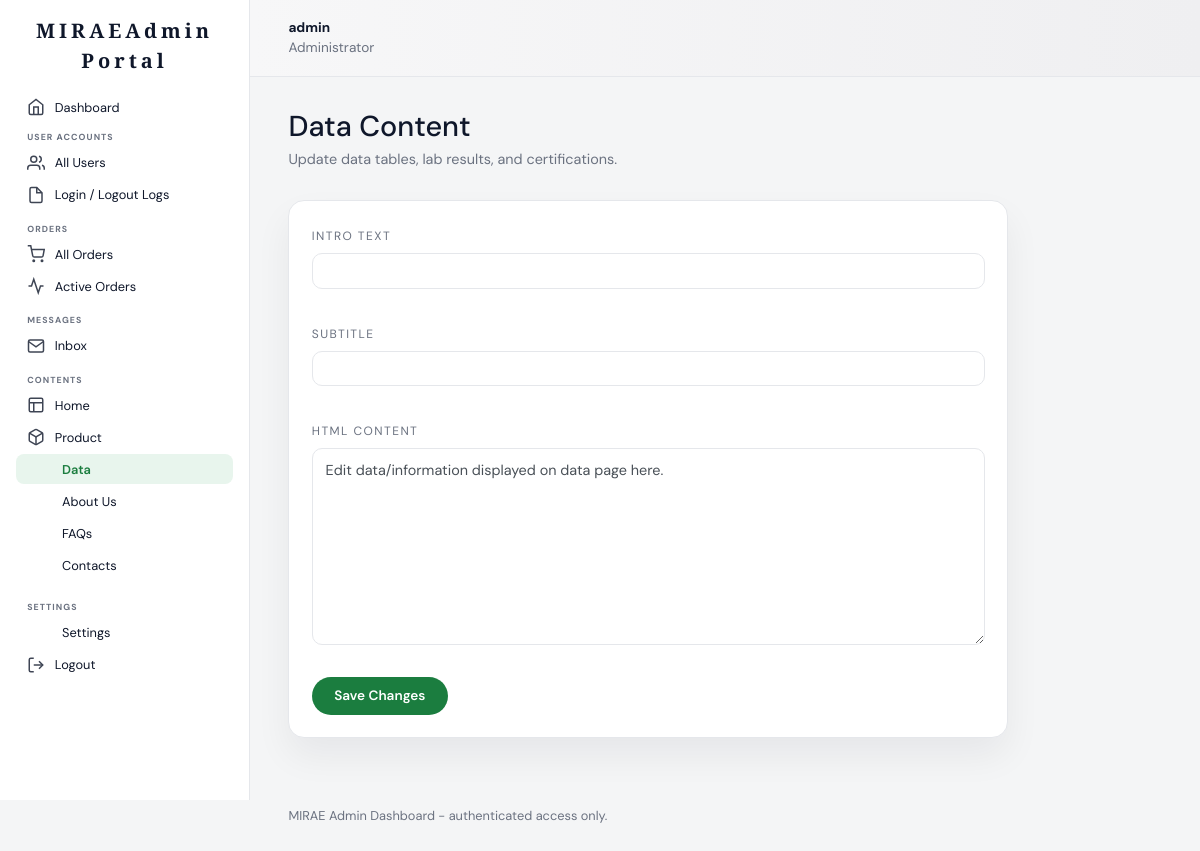
Before: /admin/content/data.php (signed in) with the older database file.
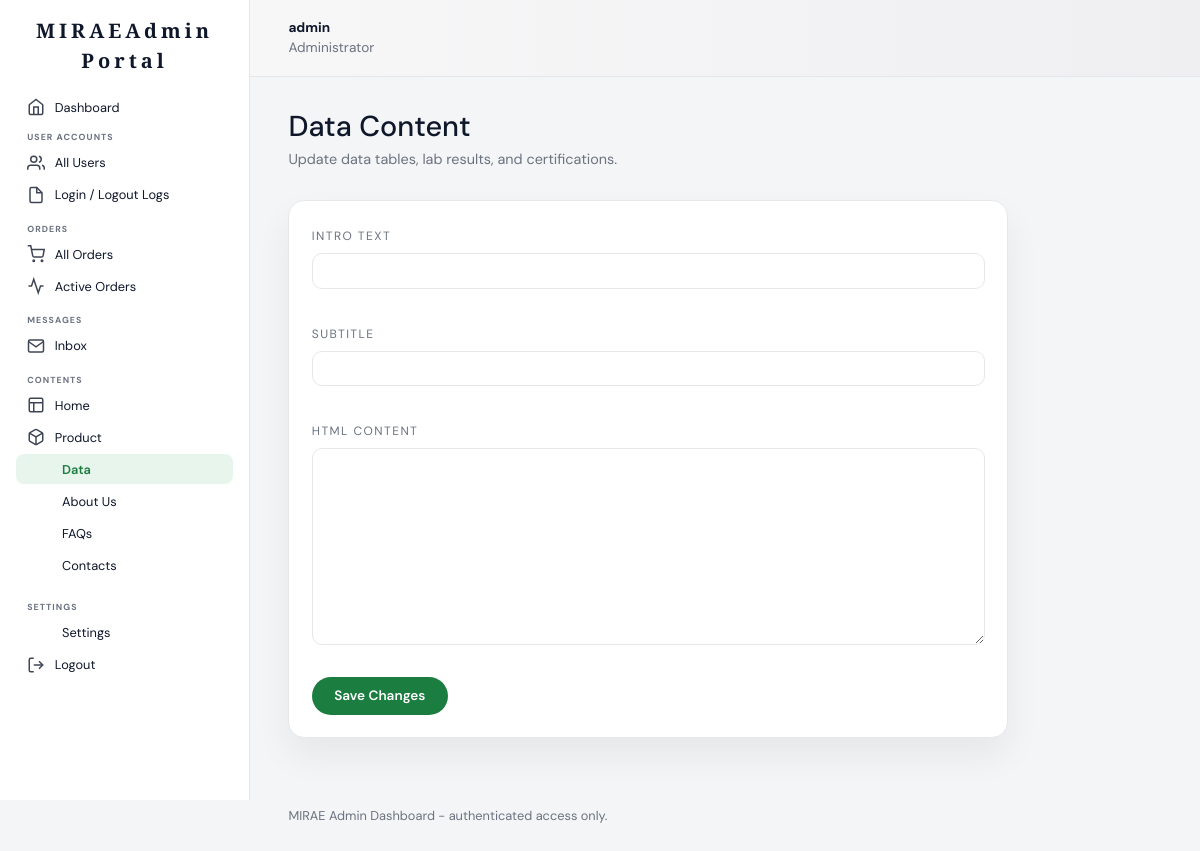
After: the same page with the newer database file.
### tables this page shows
CREATE TABLE `content_pages` (
  `id` int(11) NOT NULL AUTO_INCREMENT,
  `page_key` varchar(100) NOT NULL,
  `page_name` varchar(100) NOT NULL,
  `content` longtext DEFAULT NULL,
  `updated_at` timestamp NOT NULL DEFAULT current_timestamp() ON UPDATE current_timestamp(),
  PRIMARY KEY (`id`),
  UNIQUE KEY `page_key` (`page_key`)
);

### admin/content/data.php (the view, shortened to what this page needs)
<?php
require_once __DIR__ . '/../../config/db.php';
$pageDbKey = 'data';
$introValue = '';
$subtitleValue = '';
$htmlValue = '';
$stmt = $conn->prepare("SELECT content FROM content_pages WHERE page_key = ? LIMIT 1");
$stmt->bind_param('s', $pageDbKey);
$stmt->execute();
$result = $stmt->get_result();
$rawContent = '';
if ($row = $result->fetch_assoc()) {
    $rawContent = $row['content'] ?? '';
}
if ($rawContent !== '') {
    $decoded = json_decode($rawContent, true);
    if (is_array($decoded)) {
        $introValue = $decoded['intro'] ?? '';
        $subtitleValue = $decoded['subtitle'] ?? '';
        $htmlValue = $decoded['html'] ?? '';
    } else {
        $htmlValue = $rawContent;
    }
}
include __DIR__ . '/../includes/header.php';
include __DIR__ . '/../includes/sidebar.php';
?>
<main class="admin-content">
    <div class="page-header">
        <h1>Data Content</h1>
        <p>Update data tables, lab results, and certifications.</p>
    </div>
    <form class="form-card" action="data.php" method="post">
        <div class="form-group">
            <label for="data-intro">Intro Text</label>
            <input id="data-intro" name="intro" type="text" class="form-control" value="<?php echo htmlspecialchars($introValue); ?>" />
        </div>
        <div class="form-group">
            <label for="data-subtitle">Subtitle</label>
            <input id="data-subtitle" name="subtitle" type="text" class="form-control" value="<?php echo htmlspecialchars($subtitleValue); ?>" />
        </div>
        <div class="form-group">
            <label for="data-html">HTML Content</label>
            <textarea id="data-html" name="html" class="form-control" rows="8"><?php echo htmlspecialchars($htmlValue); ?></textarea>
        </div>
        <button type="submit" class="btn btn-primary">Save Changes</button>
    </form>
</main>
<?php include __DIR__ . '/../includes/footer.php'; ?>

Changed rows visible on the page:
no longer on this page (row edited): content_pages: html "Edit data/information displayed on data page here."
